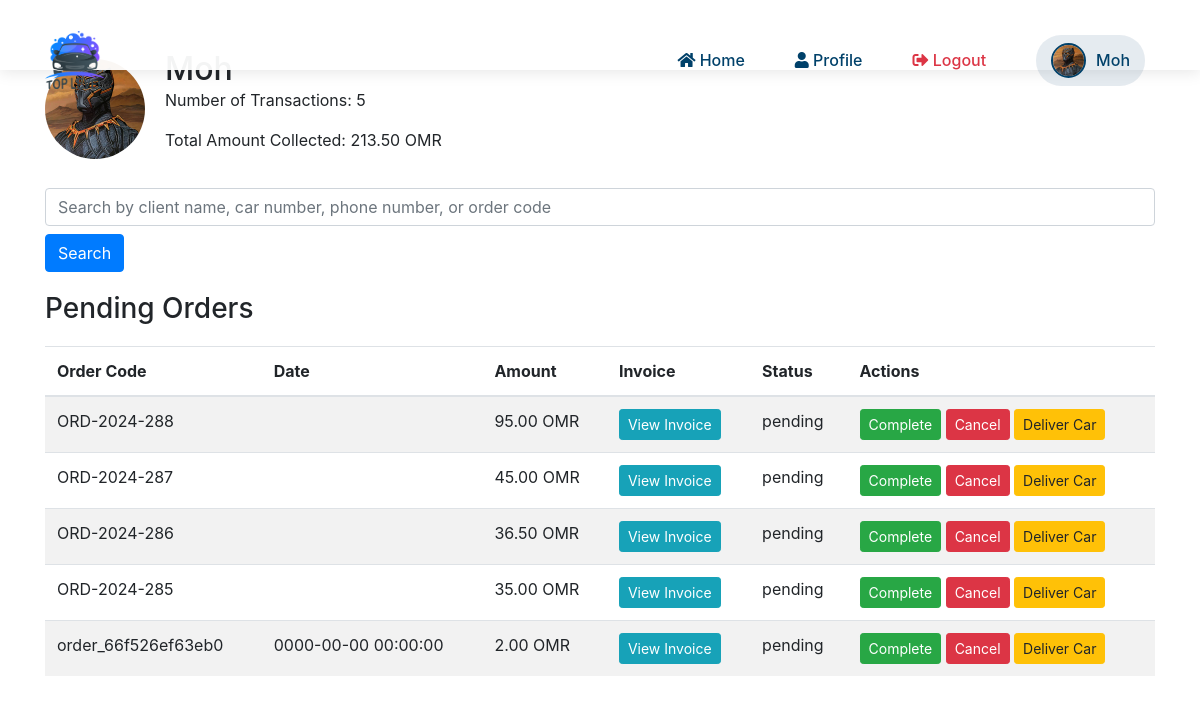
/pending.php (signed in), run on the app's committed database.
### tables this page shows
CREATE TABLE `orders` (
  `id` int(11) NOT NULL,
  `client_car_id` int(11) DEFAULT NULL,
  `order_details` text DEFAULT NULL,
  `qrcode_path` varchar(255) DEFAULT NULL,
  `car_type` varchar(50) DEFAULT NULL,
  `employee_name` varchar(100) DEFAULT NULL,
  `client_name` varchar(100) DEFAULT NULL,
  `service_category` varchar(50) DEFAULT NULL,
  `services` text DEFAULT NULL,
  `car_number` varchar(50) DEFAULT NULL,
  `car_name` varchar(255) DEFAULT NULL,
  `phone_number` varchar(50) DEFAULT NULL,
  `arrival_time` datetime DEFAULT NULL,
  `delivery_time` datetime DEFAULT NULL,
  `total_amount` decimal(10,3) DEFAULT NULL,
  `notes` text DEFAULT NULL,
  `order_code` varchar(255) DEFAULT NULL,
  `deposit_amount` decimal(10,3) NOT NULL DEFAULT 0.000,
  `remaining_amount` decimal(10,3) NOT NULL DEFAULT 0.000,
  `installments` int(11) NOT NULL DEFAULT 0,
  `coupon_code` varchar(255) DEFAULT NULL,
  `coupon_discount` decimal(10,3) DEFAULT 0.000,
  `total_after_discount` decimal(10,3) DEFAULT 0.000,
  `status` enum('pending','completed','canceled') DEFAULT 'pending',
  `car_delivered` tinyint(1) NOT NULL DEFAULT 0,
  `car_delivery_time` datetime DEFAULT NULL,
  `extra_service_name` text DEFAULT NULL,
  `extra_service_price` text DEFAULT NULL
);

### pending.php (the view, shortened to what this page needs)
<?php
include('db.php');
$search_query = '';
if (isset($_GET['search'])) {
    $search_query = $_GET['search'];
    $sql_summary = "SELECT COUNT(*) as transaction_count, SUM(total_amount) as total_amount FROM orders WHERE status = 'pending' AND car_delivered = 0 AND (client_name LIKE ? OR car_number LIKE ? OR phone_number LIKE ? OR order_code LIKE ?)";
    $search_param = '%' . $search_query . '%';
    $stmt_summary = $conn->prepare($sql_summary);
    $stmt_summary->bind_param("ssss", $search_param, $search_param, $search_param, $search_param);
} else {
    $sql_summary = "SELECT COUNT(*) as transaction_count, SUM(total_amount) as total_amount FROM orders WHERE status = 'pending' AND car_delivered = 0";
    $stmt_summary = $conn->prepare($sql_summary);
}
$stmt_summary->execute();
$stmt_summary->bind_result($transaction_count, $total_amount);
if (isset($search_query) && !empty($search_query)) {
    $sql_transactions = "SELECT id, order_code, delivery_time, total_amount, status, car_delivered FROM orders WHERE status = 'pending' AND car_delivered = 0 AND (client_name LIKE ? OR car_number LIKE ? OR phone_number LIKE ? OR order_code LIKE ?) ORDER BY arrival_time DESC";
    $stmt_transactions = $conn->prepare($sql_transactions);
    $stmt_transactions->bind_param("ssss", $search_param, $search_param, $search_param, $search_param);
} else {
    $sql_transactions = "SELECT id, order_code, delivery_time, total_amount, status, car_delivered FROM orders WHERE status = 'pending' AND car_delivered = 0 ORDER BY arrival_time DESC";
    $stmt_transactions = $conn->prepare($sql_transactions);
}
$stmt_transactions->execute();
$result_transactions = $stmt_transactions->get_result();
?>
<!DOCTYPE html>
<html lang="en">
<head>
    <link rel="stylesheet" href="https://stackpath.bootstrapcdn.com/bootstrap/4.5.2/css/bootstrap.min.css">
</head>
<body>
    <?php include 'nav.php'; ?>
    <div class="container">
        <div class="profile-header">
            <img src="<?php echo htmlspecialchars($employee_image); ?>" alt="Employee Image">
            <div>
                <h2><?php echo htmlspecialchars($employee_name); ?></h2>
                <p>Number of Transactions: <?php echo $transaction_count; ?></p>
                <p>Total Amount Collected: <?php echo number_format($total_amount, 2); ?> OMR </p>
            </div>
        </div>
        <form method="get" class="search-box">
            <input type="text" name="search" class="form-control" placeholder="Search by client name, car number, phone number, or order code" value="<?php echo htmlspecialchars($search_query); ?>">
            <button type="submit" class="btn btn-primary mt-2">Search</button>
        </form>
        <h3>Pending Orders</h3>
        <table class="table table-striped transactions-table">
            <thead>
                <tr>
                    <th>Order Code</th>
                    <th>Date</th>
                    <th>Amount</th>
                    <th>Invoice</th>
                    <th>Status</th>
                    <th>Actions</th>
                </tr>
            </thead>
            <tbody>
                <?php while ($transaction = $result_transactions->fetch_assoc()): ?>
                    <tr>
                        <td><?php echo htmlspecialchars($transaction['order_code']); ?></td>
                        <td><?php echo htmlspecialchars($transaction['delivery_time']); ?></td>
                        <td><?php echo number_format($transaction['total_amount'], 2); ?> OMR </td>
                        <td><a href="view_order.php?id=<?php echo $transaction['id']; ?>" class="btn btn-info btn-sm">View Invoice</a></td>
                        <td><?php echo htmlspecialchars($transaction['status']); ?></td>
                        <td>
                            <?php if ($transaction['status'] == 'pending'): ?>
                                <a href="update_status.php?id=<?php echo $transaction['id']; ?>&status=completed" class="btn btn-success btn-sm">Complete</a>
                                <a href="update_status.php?id=<?php echo $transaction['id']; ?>&status=canceled" class="btn btn-danger btn-sm">Cancel</a>
                            <?php endif; ?>
                            <?php if ($transaction['car_delivered'] == 0): ?>
                                <a href="deliver_car.php?id=<?php echo $transaction['id']; ?>" class="btn btn-warning btn-sm">Deliver Car</a>
                            <?php else: ?>
                                <span class="text-success">Car Delivered</span>
                            <?php endif; ?>
                        </td>
                    </tr>
                <?php endwhile; ?>
            </tbody>
        </table>
    </div>
</body>
</html>

### pending.php (style rules this page uses)
body { font-family: 'Poppins', sans-serif; background-color: #f4f4f4; }
.container { margin-top: 50px; }
.profile-header { display: flex; align-items: center; margin-bottom: 20px; }
.profile-header img { width: 100px; height: 100px; border-radius: 50%; margin-right: 20px; }
.profile-header h2 { margin: 0; }
.transactions-table { margin-top: 20px; }
.search-box { margin-bottom: 20px; }

### data on the page
orders: order_code "ORD-2024-288", total_amount "95.00", status "pending"
orders: order_code "ORD-2024-287", total_amount "45.00", status "pending"
orders: order_code "ORD-2024-286", total_amount "36.50", status "pending"
orders: order_code "ORD-2024-285", total_amount "35.00", status "pending"
orders: order_code "order_66f526ef63eb0", delivery_time "0000-00-00 00:00:00", total_amount "2.00", status "pending"

### other printed values
$employee_name "Moh"
$transaction_count "5"
$total_amount "213.50"
